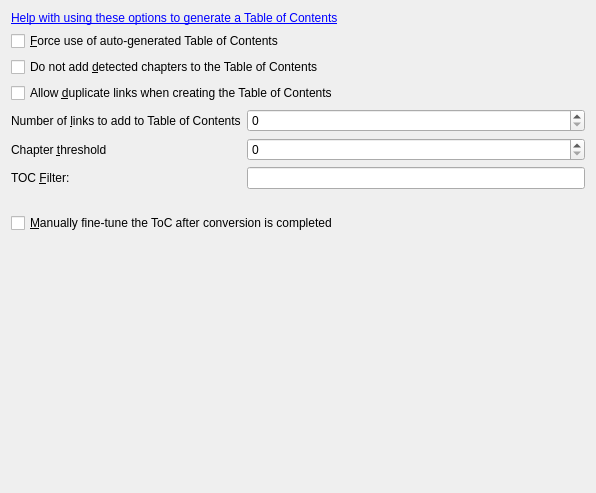
<?xml version="1.0" encoding="UTF-8"?>
<ui version="4.0">
 <class>Form</class>
 <widget class="QWidget" name="Form">
  <property name="geometry">
   <rect>
    <x>0</x>
    <y>0</y>
    <width>596</width>
    <height>493</height>
   </rect>
  </property>
  <property name="windowTitle">
   <string>Form</string>
  </property>
  <layout class="QGridLayout" name="gridLayout">
   <item row="7" column="1">
    <widget class="QSpinBox" name="opt_toc_threshold">
     <property name="maximum">
      <number>10000</number>
     </property>
    </widget>
   </item>
   <item row="1" column="0" colspan="2">
    <widget class="QCheckBox" name="opt_use_auto_toc">
     <property name="text">
      <string>&amp;Force use of auto-generated Table of Contents</string>
     </property>
    </widget>
   </item>
   <item row="2" column="0" colspan="2">
    <widget class="QCheckBox" name="opt_no_chapters_in_toc">
     <property name="text">
      <string>Do not add &amp;detected chapters to the Table of Contents</string>
     </property>
    </widget>
   </item>
   <item row="6" column="0">
    <widget class="QLabel" name="label_10">
     <property name="text">
      <string>Number of &amp;links to add to Table of Contents</string>
     </property>
     <property name="buddy">
      <cstring>opt_max_toc_links</cstring>
     </property>
    </widget>
   </item>
   <item row="8" column="0">
    <widget class="QLabel" name="label">
     <property name="text">
      <string>TOC &amp;Filter:</string>
     </property>
     <property name="buddy">
      <cstring>opt_toc_filter</cstring>
     </property>
    </widget>
   </item>
   <item row="11" column="0" colspan="2">
    <widget class="XPathEdit" name="opt_level3_toc" native="true"/>
   </item>
   <item row="6" column="1">
    <widget class="QSpinBox" name="opt_max_toc_links">
     <property name="maximum">
      <number>10000</number>
     </property>
    </widget>
   </item>
   <item row="7" column="0">
    <widget class="QLabel" name="label_16">
     <property name="text">
      <string>Chapter &amp;threshold</string>
     </property>
     <property name="buddy">
      <cstring>opt_toc_threshold</cstring>
     </property>
    </widget>
   </item>
   <item row="13" column="0">
    <spacer name="verticalSpacer">
     <property name="orientation">
      <enum>Qt::Vertical</enum>
     </property>
     <property name="sizeHint" stdset="0">
      <size>
       <width>20</width>
       <height>40</height>
      </size>
     </property>
    </spacer>
   </item>
   <item row="3" column="0" colspan="2">
    <widget class="QCheckBox" name="opt_duplicate_links_in_toc">
     <property name="text">
      <string>Allow &amp;duplicate links when creating the Table of Contents</string>
     </property>
    </widget>
   </item>
   <item row="10" column="0" colspan="2">
    <widget class="XPathEdit" name="opt_level2_toc" native="true"/>
   </item>
   <item row="8" column="1">
    <widget class="QLineEdit" name="opt_toc_filter"/>
   </item>
   <item row="9" column="0" colspan="2">
    <widget class="XPathEdit" name="opt_level1_toc" native="true"/>
   </item>
   <item row="0" column="0" colspan="2">
    <widget class="QLabel" name="label_2">
     <property name="text">
      <string>&lt;a href=&quot;http://manual.calibre-ebook.com/conversion.html#table-of-contents&quot;&gt;Help with using these options to generate a Table of Contents&lt;/a&gt;</string>
     </property>
     <property name="wordWrap">
      <bool>true</bool>
     </property>
     <property name="openExternalLinks">
      <bool>true</bool>
     </property>
    </widget>
   </item>
   <item row="12" column="0" colspan="2">
    <widget class="QCheckBox" name="manually_fine_tune_toc">
     <property name="toolTip">
      <string>This option will cause calibre to popup the Table of Contents Editor tool,
 which will allow you to manually edit the Table of Contents, to fix any errors
 caused by automatic generation.</string>
     </property>
     <property name="text">
      <string>&amp;Manually fine-tune the ToC after conversion is completed</string>
     </property>
    </widget>
   </item>
  </layout>
 </widget>
 <customwidgets>
  <customwidget>
   <class>XPathEdit</class>
   <extends>QWidget</extends>
   <header>convert/xpath_wizard.h</header>
   <container>1</container>
  </customwidget>
 </customwidgets>
 <resources/>
 <connections/>
</ui>
